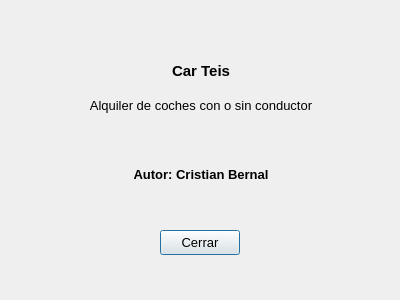
<?xml version="1.0" encoding="UTF-8"?>
<ui version="4.0">
 <class>dlgAbout</class>
 <widget class="QDialog" name="dlgAbout">
  <property name="windowModality">
   <enum>Qt::ApplicationModal</enum>
  </property>
  <property name="geometry">
   <rect>
    <x>0</x>
    <y>0</y>
    <width>400</width>
    <height>300</height>
   </rect>
  </property>
  <property name="minimumSize">
   <size>
    <width>400</width>
    <height>300</height>
   </size>
  </property>
  <property name="maximumSize">
   <size>
    <width>400</width>
    <height>300</height>
   </size>
  </property>
  <property name="windowTitle">
   <string>Acerca de...</string>
  </property>
  <property name="windowIcon">
   <iconset>
    <normaloff>img/logo.ico</normaloff>img/logo.ico</iconset>
  </property>
  <property name="modal">
   <bool>true</bool>
  </property>
  <widget class="QPushButton" name="btnCerrar">
   <property name="geometry">
    <rect>
     <x>160</x>
     <y>230</y>
     <width>80</width>
     <height>25</height>
    </rect>
   </property>
   <property name="sizePolicy">
    <sizepolicy hsizetype="Ignored" vsizetype="Fixed">
     <horstretch>0</horstretch>
     <verstretch>0</verstretch>
    </sizepolicy>
   </property>
   <property name="minimumSize">
    <size>
     <width>80</width>
     <height>25</height>
    </size>
   </property>
   <property name="maximumSize">
    <size>
     <width>80</width>
     <height>25</height>
    </size>
   </property>
   <property name="font">
    <font>
     <pointsize>10</pointsize>
    </font>
   </property>
   <property name="text">
    <string>Cerrar</string>
   </property>
   <property name="autoDefault">
    <bool>true</bool>
   </property>
  </widget>
  <widget class="QWidget" name="layoutWidget">
   <property name="geometry">
    <rect>
     <x>0</x>
     <y>20</y>
     <width>402</width>
     <height>171</height>
    </rect>
   </property>
   <layout class="QGridLayout" name="gridLayout">
    <property name="horizontalSpacing">
     <number>2</number>
    </property>
    <property name="verticalSpacing">
     <number>0</number>
    </property>
    <item row="0" column="0">
     <widget class="QLabel" name="lblLogo">
      <property name="text">
       <string/>
      </property>
      <property name="pixmap">
       <pixmap>../img/logo.ico</pixmap>
      </property>
      <property name="alignment">
       <set>Qt::AlignCenter</set>
      </property>
     </widget>
    </item>
    <item row="1" column="0">
     <widget class="QLabel" name="lblNombreprograma">
      <property name="minimumSize">
       <size>
        <width>140</width>
        <height>20</height>
       </size>
      </property>
      <property name="font">
       <font>
        <pointsize>11</pointsize>
        <weight>75</weight>
        <bold>true</bold>
       </font>
      </property>
      <property name="text">
       <string>Car Teis</string>
      </property>
      <property name="alignment">
       <set>Qt::AlignCenter</set>
      </property>
      <property name="margin">
       <number>-3</number>
      </property>
     </widget>
    </item>
    <item row="2" column="0">
     <widget class="QLabel" name="lblMotivo">
      <property name="minimumSize">
       <size>
        <width>400</width>
        <height>20</height>
       </size>
      </property>
      <property name="font">
       <font>
        <pointsize>10</pointsize>
        <weight>50</weight>
        <bold>false</bold>
        <kerning>true</kerning>
       </font>
      </property>
      <property name="text">
       <string>Alquiler de coches con o sin conductor</string>
      </property>
      <property name="alignment">
       <set>Qt::AlignCenter</set>
      </property>
      <property name="margin">
       <number>-3</number>
      </property>
     </widget>
    </item>
    <item row="3" column="0">
     <widget class="QLabel" name="lblVersion">
      <property name="minimumSize">
       <size>
        <width>140</width>
        <height>20</height>
       </size>
      </property>
      <property name="font">
       <font>
        <pointsize>11</pointsize>
        <weight>75</weight>
        <bold>true</bold>
       </font>
      </property>
      <property name="text">
       <string/>
      </property>
      <property name="alignment">
       <set>Qt::AlignCenter</set>
      </property>
      <property name="margin">
       <number>-3</number>
      </property>
     </widget>
    </item>
    <item row="4" column="0">
     <widget class="QLabel" name="lblAutor">
      <property name="minimumSize">
       <size>
        <width>140</width>
        <height>20</height>
       </size>
      </property>
      <property name="font">
       <font>
        <pointsize>10</pointsize>
        <weight>75</weight>
        <bold>true</bold>
       </font>
      </property>
      <property name="text">
       <string>Autor: Cristian Bernal</string>
      </property>
      <property name="alignment">
       <set>Qt::AlignCenter</set>
      </property>
      <property name="margin">
       <number>-3</number>
      </property>
     </widget>
    </item>
   </layout>
  </widget>
 </widget>
 <resources/>
 <connections/>
</ui>
